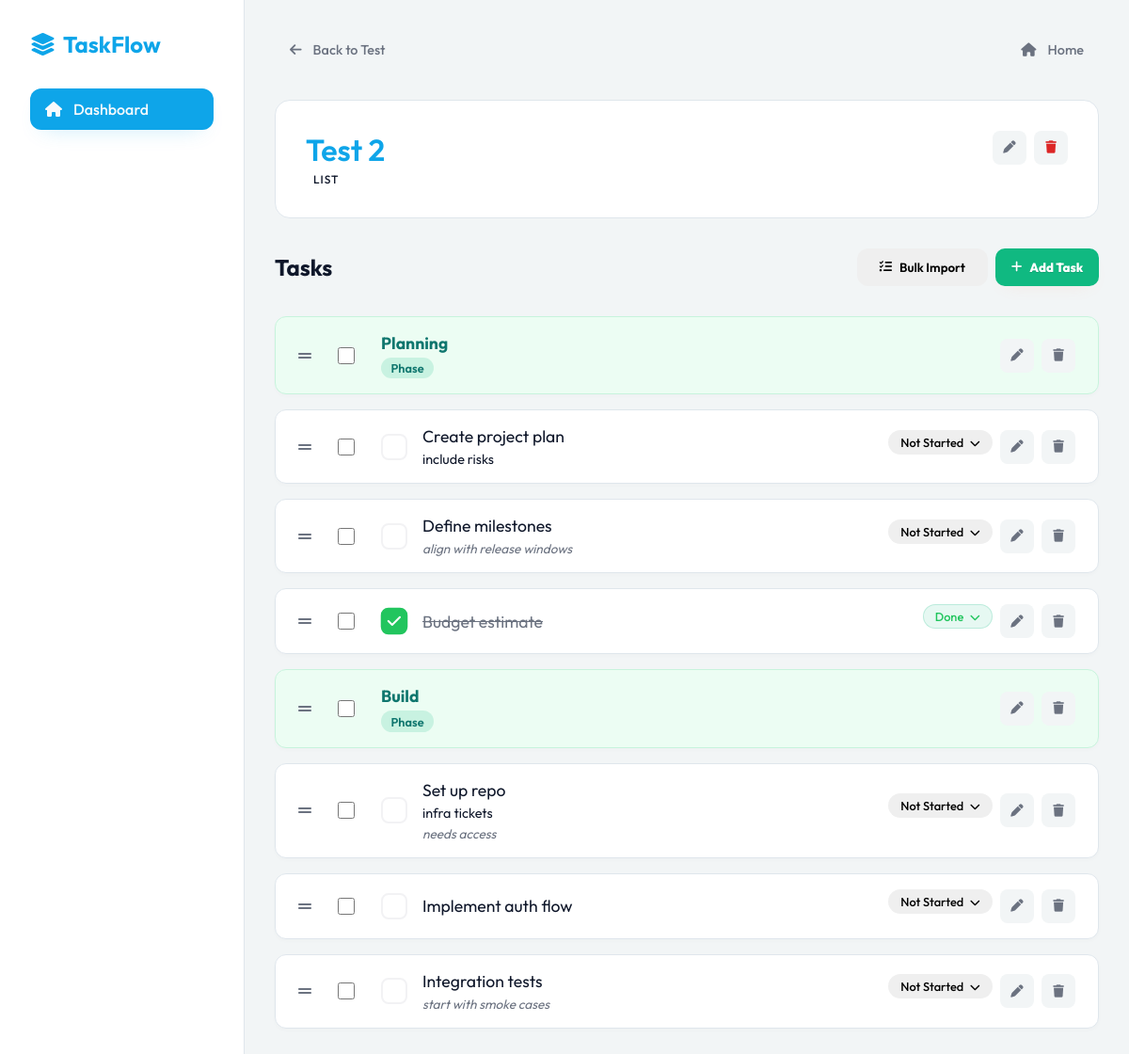
The app's page /list/7 with its own data.
### models.py (models this page shows, shortened)
class TodoList(db.Model):
    id = db.Column(db.Integer, primary_key=True)
    title = db.Column(db.String(100), nullable=False)
    type = db.Column(db.String(20), default='list') # 'hub' or 'list'
    created_at = db.Column(db.DateTime, default=datetime.utcnow)
    items = db.relationship(
        'TodoItem',
        backref='list',
        lazy=True,
        cascade="all, delete-orphan",
        foreign_keys='TodoItem.list_id',
        order_by="TodoItem.order_index"
    )

class TodoItem(db.Model):
    id = db.Column(db.Integer, primary_key=True)
    list_id = db.Column(db.Integer, db.ForeignKey('todo_list.id'), nullable=False)
    content = db.Column(db.String(200), nullable=False)
    description = db.Column(db.Text, nullable=True)
    notes = db.Column(db.Text, nullable=True)
    status = db.Column(db.String(20), default='not_started') # 'not_started', 'in_progress', 'done'
    order_index = db.Column(db.Integer, default=0)  # For manual ordering
    linked_list_id = db.Column(db.Integer, db.ForeignKey('todo_list.id'), nullable=True)
    linked_list = db.relationship('TodoList', foreign_keys=[linked_list_id], post_update=True)

### app.py (the view)
@app.route('/list/<int:list_id>')
def list_view(list_id):
    todo_list = TodoList.query.get_or_404(list_id)
    parent_item = TodoItem.query.filter_by(linked_list_id=list_id).first()
    parent_list = parent_item.list if parent_item else None
    return render_template('list_view.html', todo_list=todo_list, parent_list=parent_list)

### templates/list_view.html (shortened to what this page needs)
{% extends 'base.html' %}
{% block content %}
<div class="nav-links" style="margin-bottom: 1rem; display: flex; align-items: center;">
    {% if parent_list %}
    <a href="/list/{{ parent_list.id }}" class="back-link"><i class="fa-solid fa-arrow-left"></i> Back to {{
        parent_list.title }}</a>
    {% endif %}
    <a href="/" class="back-link" style="margin-left: auto;"><i class="fa-solid fa-house"></i> Home</a>
</div>
<div class="list-header">
    <div class="card-header">
        <div>
            <h1 id="list-title-display">{{ todo_list.title }}</h1>
            <span class="card-type">{{ todo_list.type }}</span>
        </div>
        <div class="task-actions">
            <button class="btn-icon" onclick="openEditListModal()"><i class="fa-solid fa-pen"></i></button>
            <button class="btn-icon" style="color: var(--danger-color);" onclick="deleteList({{ todo_list.id }})"><i
                    class="fa-solid fa-trash"></i></button>
        </div>
    </div>
</div>
<div style="margin-bottom: 2rem; display: flex; justify-content: space-between; align-items: center;">
    <h2>{{ 'Projects' if todo_list.type == 'hub' else 'Tasks' }}</h2>
    <div style="display: flex; gap: 0.5rem;">
        <button class="btn" onclick="openBulkImportModal()">
            <i class="fa-solid fa-list-check"></i> Bulk Import
        </button>
        <button class="btn btn-primary btn-secondary" onclick="openAddItemModal()">
            <i class="fa-solid fa-plus"></i> Add {{ 'Project' if todo_list.type == 'hub' else 'Task' }}
        </button>
    </div>
</div>
<div class="task-list" id="items-container">
    {% for item in todo_list.items %}
    <div class="task-item {{ 'done' if item.status == 'done' else '' }} {{ 'phase' if item.status == 'phase' else '' }}" id="item-{{ item.id }}" data-status="{{ item.status }}" data-item-id="{{ item.id }}">
        <div class="task-content">
            <div class="drag-handle" title="Drag to reorder" data-drag-id="{{ item.id }}">
                <i class="fa-solid fa-grip-lines"></i>
            </div>
            <input type="checkbox" class="select-item" data-item-id="{{ item.id }}" data-status="{{ item.status }}" onchange="toggleSelectItem({{ item.id }}, this.checked)">
            {% if todo_list.type == 'list' and item.status != 'phase' %}
            <div class="task-checkbox" onclick="toggleItemStatus({{ item.id }}, '{{ item.status }}')">
                <i class="fa-solid fa-check"></i>
            </div>
            {% endif %}
            <div style="flex: 1;">
                <div class="task-text">{{ item.content }}</div>
                {% if item.status == 'phase' %}
                <div class="phase-pill">Phase</div>
                {% endif %}
                {% if item.description %}
                <div class="task-description" style="font-size: 0.9rem; color: var(--text-color); margin-top: 4px;">{{
                    item.description }}</div>
                {% endif %}
                {% if item.notes %}
                <div class="task-notes"
                    style="font-size: 0.85rem; color: var(--text-muted); margin-top: 4px; font-style: italic;">{{
                    item.notes }}</div>
                {% endif %}
            </div>
        </div>
        <div class="task-actions">
            {% if item.status == 'phase' %}
            <button class="btn-icon"
                onclick="openEditItemModal({{ item.id }}, `{{ item.content|replace('`', '\\`') }}`, `{{ (item.description or '')|replace('`', '\\`')|replace('\n', '\\n') }}`, `{{ (item.notes or '')|replace('`', '\\`')|replace('\n', '\\n') }}`)">
                <i class="fa-solid fa-pen"></i>
            </button>
            {% endif %}
            {% if todo_list.type == 'list' and item.status != 'phase' %}
            <div class="status-dropdown-container">
                <button class="btn-status {{ 'status-' + item.status }}" onclick="toggleStatusDropdown({{ item.id }})">
                    {{ item.status.replace('_', ' ').title() }} <i class="fa-solid fa-chevron-down"
                        style="font-size: 0.7rem; margin-left: 4px;"></i>
                </button>
            </div>
            <button class="btn-icon"
                onclick="openEditItemModal({{ item.id }}, `{{ item.content|replace('`', '\\`') }}`, `{{ (item.description or '')|replace('`', '\\`')|replace('\n', '\\n') }}`, `{{ (item.notes or '')|replace('`', '\\`')|replace('\n', '\\n') }}`)">
                <i class="fa-solid fa-pen"></i>
            </button>
            {% endif %}
            <button class="btn-icon" onclick="deleteItem({{ item.id }})"><i class="fa-solid fa-trash"></i></button>
        </div>
    </div>
    {% endfor %}
</div>
{% endblock %}

### templates/base.html (shortened to what this page needs)
<!DOCTYPE html>
<html lang="en">
<head>
    <link rel="stylesheet" href="{{ url_for('static', filename='style.css', v='2') }}">
    <link rel="stylesheet" href="https://cdnjs.cloudflare.com/ajax/libs/font-awesome/6.4.0/css/all.min.css">
</head>
<body>
    <div class="app-container">
        <nav class="sidebar">
            <div class="logo">
                <i class="fa-solid fa-layer-group"></i>
                <span>TaskFlow</span>
            </div>
            <ul class="nav-links">
                <li><a href="/" class="active"><i class="fa-solid fa-house"></i> Dashboard</a></li>
            </ul>
        </nav>
        <main class="content">
            {% block content %}{% endblock %}
        </main>
    </div>
</body>
</html>

### records on screen
TodoList: title "Test"
TodoList: title "Test 2", type "LIST", type "Tasks", type "Task"
TodoItem: content "Planning", status "Phase"
TodoItem: content "Create project plan", description "include risks", status.replace "Not Started"
TodoItem: content "Define milestones", notes "align with release windows", status.replace "Not Started"
TodoItem: content "Budget estimate", status.replace "Done"
TodoItem: content "Build", status "Phase"
TodoItem: content "Set up repo", description "infra tickets", notes "needs access", status.replace "Not Started"
TodoItem: content "Implement auth flow", status.replace "Not Started"
TodoItem: content "Integration tests", notes "start with smoke cases", status.replace "Not Started"
